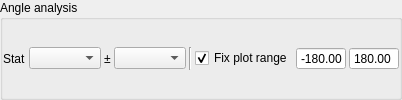
        <widget class="QGroupBox" name="groupBox_Res_AngleCustom">
         <property name="title">
          <string>Angle analysis</string>
         </property>
         <property name="flat">
          <bool>true</bool>
         </property>
         <layout class="QGridLayout" name="gridLayout_16">
          <property name="leftMargin">
           <number>0</number>
          </property>
          <property name="topMargin">
           <number>3</number>
          </property>
          <property name="rightMargin">
           <number>0</number>
          </property>
          <property name="bottomMargin">
           <number>3</number>
          </property>
          <property name="spacing">
           <number>3</number>
          </property>
          <item row="0" column="0">
           <widget class="QLabel" name="label_14">
            <property name="sizePolicy">
             <sizepolicy hsizetype="Maximum" vsizetype="Preferred">
              <horstretch>0</horstretch>
              <verstretch>0</verstretch>
             </sizepolicy>
            </property>
            <property name="text">
             <string>Stat</string>
            </property>
           </widget>
          </item>
          <item row="0" column="3">
           <widget class="QComboBox" name="comboBox_Res_AngleCustom_Stat_Uncertanty"/>
          </item>
          <item row="0" column="4">
           <widget class="Line" name="line_7">
            <property name="orientation">
             <enum>Qt::Vertical</enum>
            </property>
           </widget>
          </item>
          <item row="0" column="6">
           <widget class="QDoubleSpinBox" name="doubleSpinBox_Res_PlotLine_FixRange_A_min">
            <property name="sizePolicy">
             <sizepolicy hsizetype="Maximum" vsizetype="Fixed">
              <horstretch>1</horstretch>
              <verstretch>0</verstretch>
             </sizepolicy>
            </property>
            <property name="minimumSize">
             <size>
              <width>50</width>
              <height>0</height>
             </size>
            </property>
            <property name="maximumSize">
             <size>
              <width>50</width>
              <height>16777215</height>
             </size>
            </property>
            <property name="buttonSymbols">
             <enum>QAbstractSpinBox::NoButtons</enum>
            </property>
            <property name="suffix">
             <string/>
            </property>
            <property name="minimum">
             <double>-360.000000000000000</double>
            </property>
            <property name="maximum">
             <double>360.000000000000000</double>
            </property>
            <property name="value">
             <double>-180.000000000000000</double>
            </property>
           </widget>
          </item>
          <item row="0" column="2">
           <widget class="QLabel" name="label_Res_AngleCustom_Stat_Uncertanty">
            <property name="sizePolicy">
             <sizepolicy hsizetype="Maximum" vsizetype="Preferred">
              <horstretch>0</horstretch>
              <verstretch>0</verstretch>
             </sizepolicy>
            </property>
            <property name="text">
             <string>±</string>
            </property>
           </widget>
          </item>
          <item row="0" column="5">
           <widget class="QCheckBox" name="checkBox_Res_PlotLine_FixRange_A">
            <property name="sizePolicy">
             <sizepolicy hsizetype="Maximum" vsizetype="Fixed">
              <horstretch>0</horstretch>
              <verstretch>0</verstretch>
             </sizepolicy>
            </property>
            <property name="minimumSize">
             <size>
              <width>0</width>
              <height>0</height>
             </size>
            </property>
            <property name="maximumSize">
             <size>
              <width>16777215</width>
              <height>16777215</height>
             </size>
            </property>
            <property name="text">
             <string>Fix plot range</string>
            </property>
            <property name="checked">
             <bool>true</bool>
            </property>
           </widget>
          </item>
          <item row="0" column="1">
           <widget class="QComboBox" name="comboBox_Res_AngleCustom_Stat_Value"/>
          </item>
          <item row="0" column="7">
           <widget class="QDoubleSpinBox" name="doubleSpinBox_Res_PlotLine_FixRange_A_max">
            <property name="sizePolicy">
             <sizepolicy hsizetype="Maximum" vsizetype="Fixed">
              <horstretch>1</horstretch>
              <verstretch>0</verstretch>
             </sizepolicy>
            </property>
            <property name="minimumSize">
             <size>
              <width>50</width>
              <height>0</height>
             </size>
            </property>
            <property name="maximumSize">
             <size>
              <width>50</width>
              <height>16777215</height>
             </size>
            </property>
            <property name="buttonSymbols">
             <enum>QAbstractSpinBox::NoButtons</enum>
            </property>
            <property name="suffix">
             <string/>
            </property>
            <property name="minimum">
             <double>-9999.000000000000000</double>
            </property>
            <property name="maximum">
             <double>9999.000000000000000</double>
            </property>
            <property name="value">
             <double>180.000000000000000</double>
            </property>
           </widget>
          </item>
         </layout>
        </widget>
